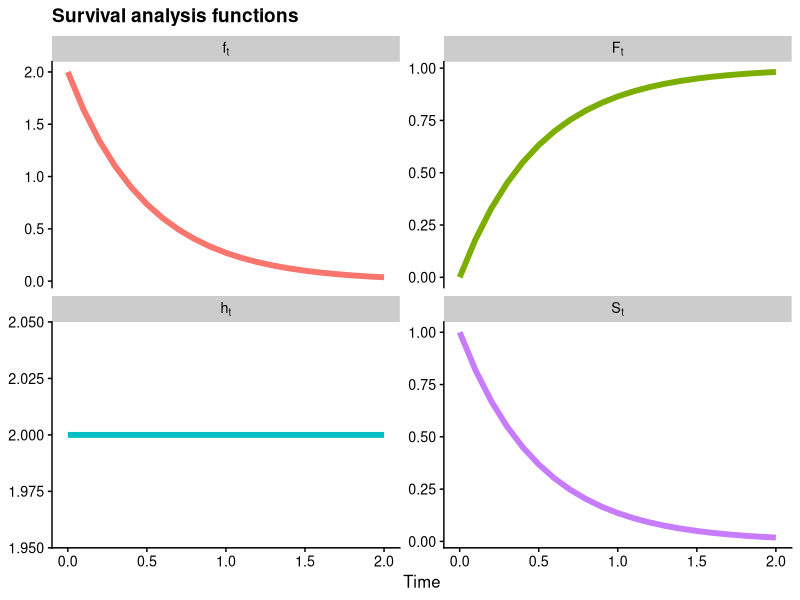
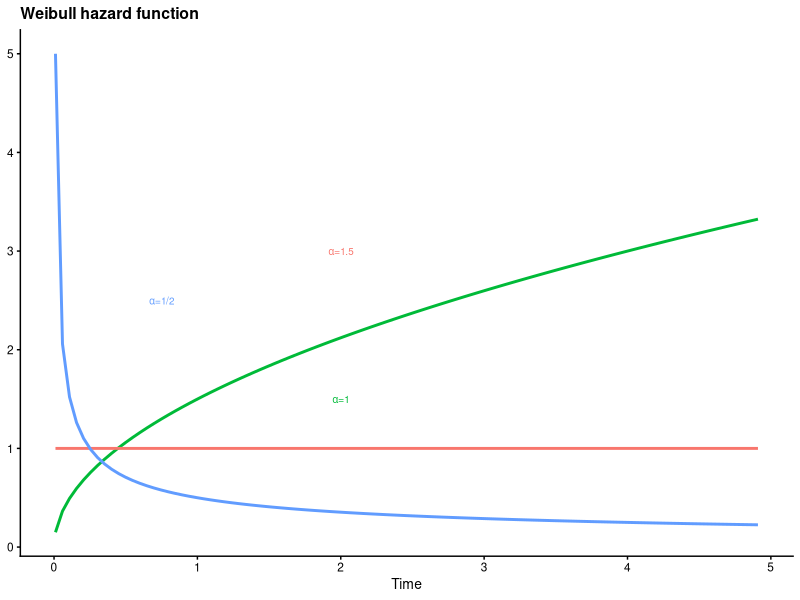
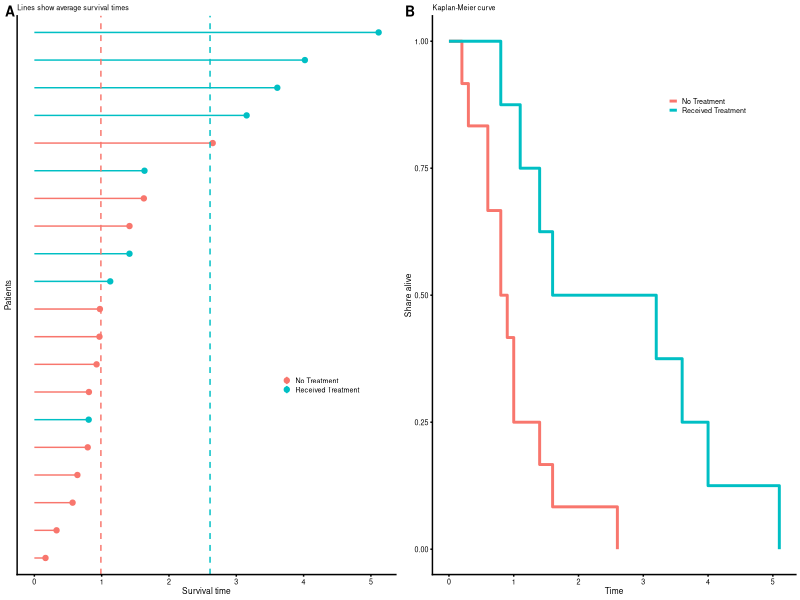

Here is the R script that generated these plots, in order:
## ---- chunk 1
# Call in the CRAN packages
ll <- c('tidyverse','magrittr','cowplot','scales','ggrepel','GGally','forcats','stringr')
        # 'survival','smcure','survminer')
sapply(ll,function(l) require(l,character.only = T))
## ---- chunk 2
# Use theta=2
F.t <- function(t) { pexp(t,rate=2) }
f.t <- function(t) { dexp(t,rate=2) }
S.t <- function(t) { 1 - F.t(t) }
h.t <- function(t) { f.t(t)/S.t(t) }
# Generate data
dat1 <- data.frame(t=seq(0,2,0.1)) %>%
          mutate(Ft=F.t(t),ft=f.t(t),St=S.t(t),ht=h.t(t)) %>%
          gather(dist,val,-t) %>% tbl_df %>% mutate(dist=gsub('t','[t]',dist))
# Plot
ggplot(dat1,aes(x=t,y=val,color=dist)) + geom_line(size=2,show.legend=F) +
  facet_wrap(~dist,scales='free_y',labeller=label_parsed) + theme_cowplot(font_size = 12) +
  labs(x='Time') + ggtitle('Survival analysis functions') + theme(axis.title.y=element_blank())
## ---- chunk 3
h.weibull <- function(t,alpha,theta=1) { alpha*(theta^alpha)*t^(alpha-1) }
# Make the text mapping
tmap <- data.frame(x=c(2,2,0.75),y=c(3,1.5,2.5),lab=c("alpha*'=1.5'","alpha*'=1'","alpha*'=1/2'"))
cmap <- c("#F8766D","#00BA38","#619CFF")

ggplot(data.frame(t=seq(0.01,5,0.1)),aes(x=t)) + theme_cowplot(font_size=10) +
  stat_function(fun=h.weibull,args=list(alpha=1.5),color=cmap[2],size=1) + 
  stat_function(fun=h.weibull,args=list(alpha=1.0),color=cmap[1],size=1) + 
  stat_function(fun=h.weibull,args=list(alpha=0.5),color=cmap[3],size=1) + 
  labs(x='Time') + theme(axis.title.y=element_blank()) + 
  geom_text(data=tmap,aes(x=x,y=y,label=lab,color=lab),inherit.aes=F,parse=T,show.legend=F,size=2.5) + 
  ggtitle('Weibull hazard function')
## ---- chunk 4
set.seed(1)
n <- 20 # Number of patients
alpha <- 1.5
X <- data.frame(patient=str_c('id',1:n),iota=rep(1,n),treatment=sample(c(0,1),n,replace=T))
beta <- c(1,2)
# Generate observed survival times
t.obs <- rweibull(n,shape=1.5,scale=(as.matrix(X[,c('iota','treatment')])%*%beta))
X.obs <- cbind(t.obs,X)
## ---- chunk 5
cp <- 6
# Get average survival times
mu1 <- group_by(X.obs,treatment) %>% summarise(mu=mean(t.obs))
# Plot
p1 <- 
ggplot(X.obs,aes(y=t.obs,x=fct_reorder(patient,t.obs),color=factor(treatment))) + 
  coord_flip() + geom_point() + theme_cowplot(font_size=cp) + 
  scale_color_discrete(name='',labels=c('No Treatment','Received Treatment')) + 
  geom_linerange(aes(ymin=0,ymax=t.obs)) +
  labs(y='Survival time',x='Patients',subtitle='Lines show average survival times') +
  theme(axis.ticks.y=element_blank(),axis.text.y=element_blank(),legend.position=c(0.7,0.35)) +
  geom_hline(data=mu1,aes(yintercept=mu,color=factor(treatment)),show.legend=F,linetype=2)
# KM plot
km.dat <- X.obs %>% tbl_df %>% mutate(time=round(t.obs,1)) %>% arrange(treatment,time) %>%
    group_by(treatment) %>% mutate(at.risk=(length(treatment):1)/length(treatment)) %>%
    mutate(at.risk=lead(at.risk,1),at.risk=ifelse(is.na(at.risk),0,at.risk))
km.dat <- do.call('rbind',split(km.dat,km.dat$treatment) %>% 
                    lapply(.,function(rr)  rbind(mutate(rr[1,],at.risk=1,time=0),rr) ))
p2 <-
ggplot(km.dat,aes(x=time,y=at.risk,color=factor(treatment))) + geom_step(size=1) + 
  theme_cowplot(font_size=cp) +
  scale_color_discrete(name='',labels=c('No Treatment','Received Treatment')) +
  labs(x='Time',y='Share alive',subtitle='Kaplan-Meier curve') + 
  theme(legend.position = c(0.65,0.85))
# Combine
plot_grid(p1,p2,ncol=2,labels=c('A','B'),label_size = 10)

## ---- chunk 6
# Log-likelihood
llik <- function(theta,t,dat) {
  t1 <- theta[1] # alpha
  t2 <- theta[2] # beta_0
  t3 <- theta[3] # beta_1
  -sum(dweibull(x=t,shape=t1,scale=dat %*% rbind(t2,t3),log=T))
}
# Optimize
mlik <- optim(par=c(1,1,1),fn=llik,dat=cbind(1,X.obs$treatment),t=X.obs$t.obs)$par
data.frame(Parameters=c('alpha','beta[0]','beta[1]'),
           True.Value=c(alpha,beta),Maximum.Likelihood=round(mlik,1))
